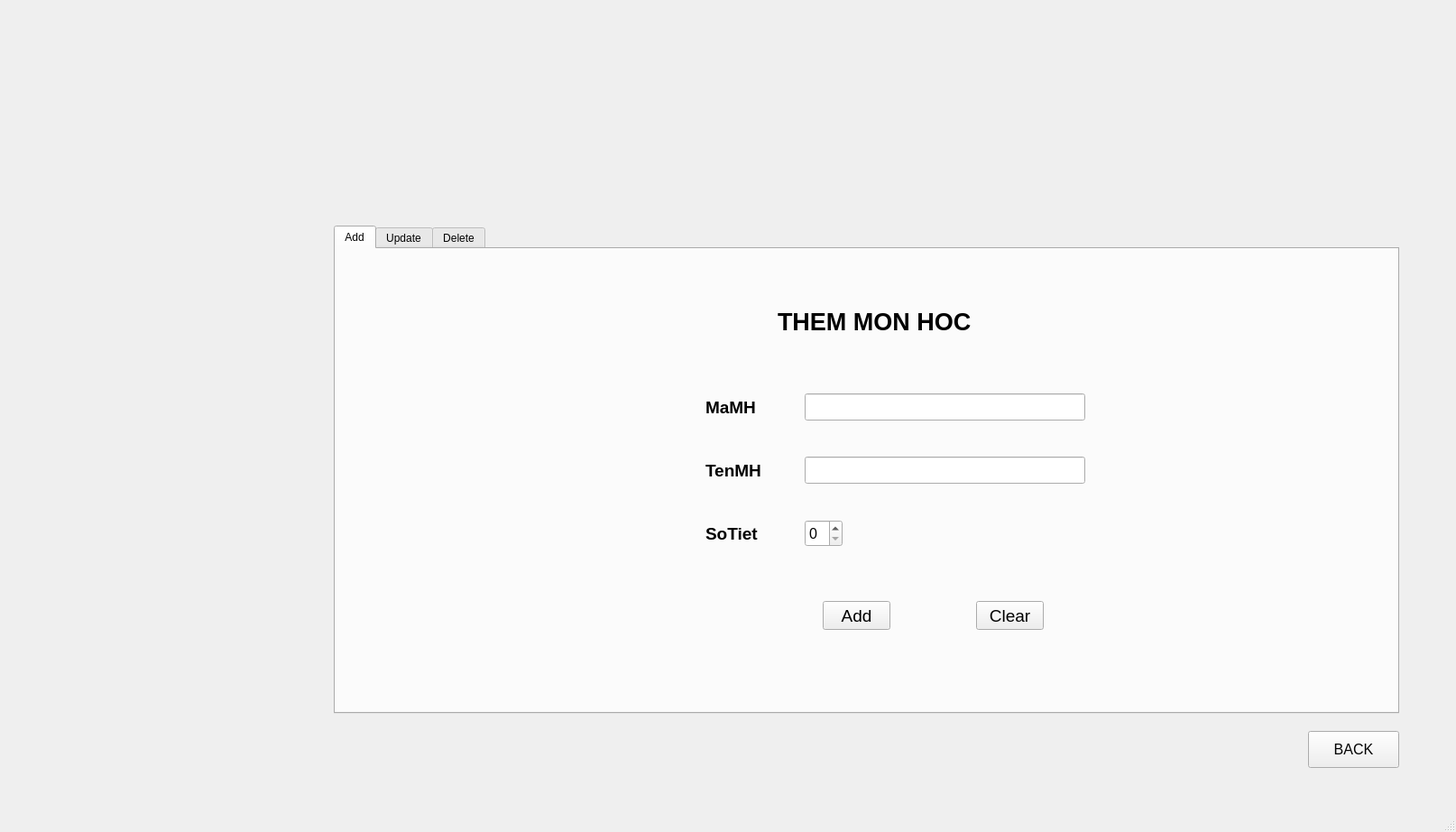
<?xml version="1.0" encoding="UTF-8"?>
<ui version="4.0">
 <class>MainWindow</class>
 <widget class="QMainWindow" name="MainWindow">
  <property name="geometry">
   <rect>
    <x>0</x>
    <y>0</y>
    <width>1614</width>
    <height>922</height>
   </rect>
  </property>
  <property name="windowTitle">
   <string>MainWindow</string>
  </property>
  <widget class="QWidget" name="centralwidget">
   <widget class="QTabWidget" name="tab">
    <property name="enabled">
     <bool>true</bool>
    </property>
    <property name="geometry">
     <rect>
      <x>370</x>
      <y>250</y>
      <width>1181</width>
      <height>541</height>
     </rect>
    </property>
    <property name="sizePolicy">
     <sizepolicy hsizetype="Maximum" vsizetype="Maximum">
      <horstretch>0</horstretch>
      <verstretch>0</verstretch>
     </sizepolicy>
    </property>
    <property name="minimumSize">
     <size>
      <width>20</width>
      <height>20</height>
     </size>
    </property>
    <property name="baseSize">
     <size>
      <width>1000</width>
      <height>1000</height>
     </size>
    </property>
    <property name="tabPosition">
     <enum>QTabWidget::North</enum>
    </property>
    <property name="tabShape">
     <enum>QTabWidget::Rounded</enum>
    </property>
    <property name="currentIndex">
     <number>0</number>
    </property>
    <widget class="QWidget" name="Add">
     <attribute name="title">
      <string>Add</string>
     </attribute>
     <widget class="QLineEdit" name="QLineAMaMH">
      <property name="geometry">
       <rect>
        <x>520</x>
        <y>160</y>
        <width>311</width>
        <height>30</height>
       </rect>
      </property>
      <property name="font">
       <font>
        <pointsize>14</pointsize>
       </font>
      </property>
     </widget>
     <widget class="QLineEdit" name="QLineATenMH">
      <property name="geometry">
       <rect>
        <x>520</x>
        <y>230</y>
        <width>311</width>
        <height>30</height>
       </rect>
      </property>
      <property name="font">
       <font>
        <pointsize>14</pointsize>
       </font>
      </property>
     </widget>
     <widget class="QPushButton" name="QButtonAAdd">
      <property name="geometry">
       <rect>
        <x>540</x>
        <y>390</y>
        <width>75</width>
        <height>32</height>
       </rect>
      </property>
      <property name="font">
       <font>
        <pointsize>14</pointsize>
       </font>
      </property>
      <property name="text">
       <string>Add</string>
      </property>
     </widget>
     <widget class="QPushButton" name="QButtonAClear">
      <property name="geometry">
       <rect>
        <x>710</x>
        <y>390</y>
        <width>75</width>
        <height>32</height>
       </rect>
      </property>
      <property name="font">
       <font>
        <pointsize>14</pointsize>
       </font>
      </property>
      <property name="text">
       <string>Clear</string>
      </property>
     </widget>
     <widget class="QSpinBox" name="QBoxASoTiet">
      <property name="geometry">
       <rect>
        <x>520</x>
        <y>300</y>
        <width>42</width>
        <height>30</height>
       </rect>
      </property>
      <property name="font">
       <font>
        <pointsize>12</pointsize>
       </font>
      </property>
     </widget>
     <widget class="QLabel" name="label_5">
      <property name="geometry">
       <rect>
        <x>410</x>
        <y>160</y>
        <width>100</width>
        <height>30</height>
       </rect>
      </property>
      <property name="font">
       <font>
        <pointsize>14</pointsize>
        <weight>75</weight>
        <bold>true</bold>
       </font>
      </property>
      <property name="text">
       <string>MaMH</string>
      </property>
     </widget>
     <widget class="QLabel" name="label_7">
      <property name="geometry">
       <rect>
        <x>410</x>
        <y>230</y>
        <width>100</width>
        <height>30</height>
       </rect>
      </property>
      <property name="font">
       <font>
        <pointsize>14</pointsize>
        <weight>75</weight>
        <bold>true</bold>
       </font>
      </property>
      <property name="text">
       <string>TenMH</string>
      </property>
     </widget>
     <widget class="QLabel" name="label_8">
      <property name="geometry">
       <rect>
        <x>410</x>
        <y>300</y>
        <width>100</width>
        <height>30</height>
       </rect>
      </property>
      <property name="font">
       <font>
        <pointsize>14</pointsize>
        <weight>75</weight>
        <bold>true</bold>
       </font>
      </property>
      <property name="text">
       <string>SoTiet</string>
      </property>
     </widget>
     <widget class="QLabel" name="label_9">
      <property name="geometry">
       <rect>
        <x>490</x>
        <y>60</y>
        <width>271</width>
        <height>41</height>
       </rect>
      </property>
      <property name="font">
       <font>
        <pointsize>20</pointsize>
        <weight>75</weight>
        <bold>true</bold>
       </font>
      </property>
      <property name="text">
       <string>THEM MON HOC</string>
      </property>
     </widget>
    </widget>
    <widget class="QWidget" name="Update">
     <attribute name="title">
      <string>Update</string>
     </attribute>
     <widget class="QPushButton" name="QButtonUUpdate">
      <property name="geometry">
       <rect>
        <x>320</x>
        <y>340</y>
        <width>80</width>
        <height>30</height>
       </rect>
      </property>
      <property name="font">
       <font>
        <pointsize>12</pointsize>
       </font>
      </property>
      <property name="text">
       <string>Update</string>
      </property>
     </widget>
     <widget class="QPushButton" name="QButtonUClear">
      <property name="geometry">
       <rect>
        <x>430</x>
        <y>340</y>
        <width>80</width>
        <height>30</height>
       </rect>
      </property>
      <property name="font">
       <font>
        <pointsize>12</pointsize>
       </font>
      </property>
      <property name="text">
       <string>Clear</string>
      </property>
     </widget>
     <widget class="QTableWidget" name="QTableUpdate">
      <property name="enabled">
       <bool>true</bool>
      </property>
      <property name="geometry">
       <rect>
        <x>665</x>
        <y>140</y>
        <width>401</width>
        <height>291</height>
       </rect>
      </property>
      <property name="minimumSize">
       <size>
        <width>10</width>
        <height>20</height>
       </size>
      </property>
      <property name="layoutDirection">
       <enum>Qt::LeftToRight</enum>
      </property>
      <property name="autoScrollMargin">
       <number>16</number>
      </property>
      <property name="editTriggers">
       <set>QAbstractItemView::AnyKeyPressed|QAbstractItemView::CurrentChanged|QAbstractItemView::DoubleClicked|QAbstractItemView::EditKeyPressed</set>
      </property>
      <property name="dragEnabled">
       <bool>true</bool>
      </property>
      <property name="dragDropOverwriteMode">
       <bool>false</bool>
      </property>
      <property name="dragDropMode">
       <enum>QAbstractItemView::DragOnly</enum>
      </property>
      <property name="verticalScrollMode">
       <enum>QAbstractItemView::ScrollPerPixel</enum>
      </property>
      <property name="horizontalScrollMode">
       <enum>QAbstractItemView::ScrollPerPixel</enum>
      </property>
      <property name="gridStyle">
       <enum>Qt::CustomDashLine</enum>
      </property>
      <attribute name="horizontalHeaderDefaultSectionSize">
       <number>85</number>
      </attribute>
      <attribute name="horizontalHeaderMinimumSectionSize">
       <number>24</number>
      </attribute>
      <attribute name="verticalHeaderDefaultSectionSize">
       <number>1</number>
      </attribute>
      <column>
       <property name="text">
        <string>MaMH</string>
       </property>
       <property name="font">
        <font>
         <pointsize>14</pointsize>
         <weight>75</weight>
         <bold>true</bold>
        </font>
       </property>
      </column>
      <column>
       <property name="text">
        <string>TenMH</string>
       </property>
       <property name="font">
        <font>
         <pointsize>14</pointsize>
         <weight>75</weight>
         <bold>true</bold>
        </font>
       </property>
      </column>
      <column>
       <property name="text">
        <string>SoTiet</string>
       </property>
       <property name="font">
        <font>
         <pointsize>14</pointsize>
         <weight>75</weight>
         <bold>true</bold>
        </font>
       </property>
      </column>
     </widget>
     <widget class="QLabel" name="label">
      <property name="geometry">
       <rect>
        <x>800</x>
        <y>90</y>
        <width>161</width>
        <height>20</height>
       </rect>
      </property>
      <property name="font">
       <font>
        <pointsize>12</pointsize>
        <weight>75</weight>
        <bold>true</bold>
       </font>
      </property>
      <property name="layoutDirection">
       <enum>Qt::LeftToRight</enum>
      </property>
      <property name="text">
       <string>SUGGEST</string>
      </property>
     </widget>
     <widget class="QLabel" name="label_2">
      <property name="geometry">
       <rect>
        <x>330</x>
        <y>110</y>
        <width>291</width>
        <height>25</height>
       </rect>
      </property>
      <property name="font">
       <font>
        <pointsize>14</pointsize>
        <weight>75</weight>
        <bold>true</bold>
       </font>
      </property>
      <property name="text">
       <string>Press Enter For Suggest</string>
      </property>
     </widget>
     <widget class="QLineEdit" name="QLineUMaMH">
      <property name="geometry">
       <rect>
        <x>300</x>
        <y>170</y>
        <width>311</width>
        <height>25</height>
       </rect>
      </property>
      <property name="font">
       <font>
        <pointsize>12</pointsize>
       </font>
      </property>
     </widget>
     <widget class="QLineEdit" name="QLineUTenMH">
      <property name="geometry">
       <rect>
        <x>300</x>
        <y>220</y>
        <width>311</width>
        <height>25</height>
       </rect>
      </property>
      <property name="font">
       <font>
        <pointsize>12</pointsize>
       </font>
      </property>
     </widget>
     <widget class="QLabel" name="label_18">
      <property name="geometry">
       <rect>
        <x>180</x>
        <y>170</y>
        <width>85</width>
        <height>25</height>
       </rect>
      </property>
      <property name="font">
       <font>
        <pointsize>14</pointsize>
        <weight>75</weight>
        <bold>true</bold>
       </font>
      </property>
      <property name="text">
       <string>MaMH</string>
      </property>
     </widget>
     <widget class="QLabel" name="label_19">
      <property name="geometry">
       <rect>
        <x>180</x>
        <y>220</y>
        <width>85</width>
        <height>25</height>
       </rect>
      </property>
      <property name="font">
       <font>
        <pointsize>14</pointsize>
        <weight>75</weight>
        <bold>true</bold>
       </font>
      </property>
      <property name="text">
       <string>TenMH</string>
      </property>
     </widget>
     <widget class="QLabel" name="label_20">
      <property name="geometry">
       <rect>
        <x>180</x>
        <y>270</y>
        <width>85</width>
        <height>25</height>
       </rect>
      </property>
      <property name="font">
       <font>
        <pointsize>14</pointsize>
        <weight>75</weight>
        <bold>true</bold>
       </font>
      </property>
      <property name="text">
       <string>SoTiet</string>
      </property>
     </widget>
     <widget class="QSpinBox" name="QBoxUSoTiet">
      <property name="geometry">
       <rect>
        <x>300</x>
        <y>270</y>
        <width>42</width>
        <height>25</height>
       </rect>
      </property>
      <property name="font">
       <font>
        <pointsize>11</pointsize>
       </font>
      </property>
     </widget>
    </widget>
    <widget class="QWidget" name="Delete">
     <attribute name="title">
      <string>Delete</string>
     </attribute>
     <widget class="QPushButton" name="QButtonDClear">
      <property name="geometry">
       <rect>
        <x>920</x>
        <y>130</y>
        <width>80</width>
        <height>30</height>
       </rect>
      </property>
      <property name="font">
       <font>
        <pointsize>12</pointsize>
       </font>
      </property>
      <property name="text">
       <string>Clear</string>
      </property>
     </widget>
     <widget class="QPushButton" name="QButtonDDelete">
      <property name="geometry">
       <rect>
        <x>920</x>
        <y>90</y>
        <width>80</width>
        <height>30</height>
       </rect>
      </property>
      <property name="font">
       <font>
        <pointsize>12</pointsize>
       </font>
      </property>
      <property name="text">
       <string>Delete</string>
      </property>
     </widget>
     <widget class="QLabel" name="label_4">
      <property name="geometry">
       <rect>
        <x>480</x>
        <y>40</y>
        <width>281</width>
        <height>31</height>
       </rect>
      </property>
      <property name="font">
       <font>
        <pointsize>14</pointsize>
        <weight>75</weight>
        <bold>true</bold>
       </font>
      </property>
      <property name="text">
       <string>Press Enter For Suggest</string>
      </property>
     </widget>
     <widget class="QTableWidget" name="QTableDelete">
      <property name="enabled">
       <bool>true</bool>
      </property>
      <property name="geometry">
       <rect>
        <x>420</x>
        <y>120</y>
        <width>381</width>
        <height>351</height>
       </rect>
      </property>
      <property name="minimumSize">
       <size>
        <width>10</width>
        <height>20</height>
       </size>
      </property>
      <property name="font">
       <font>
        <weight>75</weight>
        <bold>true</bold>
        <stylestrategy>PreferAntialias</stylestrategy>
       </font>
      </property>
      <property name="layoutDirection">
       <enum>Qt::LeftToRight</enum>
      </property>
      <property name="autoScrollMargin">
       <number>16</number>
      </property>
      <attribute name="horizontalHeaderDefaultSectionSize">
       <number>101</number>
      </attribute>
      <attribute name="horizontalHeaderMinimumSectionSize">
       <number>24</number>
      </attribute>
      <attribute name="verticalHeaderDefaultSectionSize">
       <number>1</number>
      </attribute>
      <column>
       <property name="text">
        <string>MaMH</string>
       </property>
       <property name="font">
        <font>
         <pointsize>14</pointsize>
         <weight>75</weight>
         <bold>true</bold>
        </font>
       </property>
      </column>
      <column>
       <property name="text">
        <string>TenMH</string>
       </property>
       <property name="font">
        <font>
         <pointsize>14</pointsize>
         <weight>75</weight>
         <bold>true</bold>
        </font>
       </property>
      </column>
      <column>
       <property name="text">
        <string>SoTiet</string>
       </property>
       <property name="font">
        <font>
         <pointsize>14</pointsize>
         <weight>75</weight>
         <bold>true</bold>
        </font>
       </property>
      </column>
     </widget>
     <widget class="QLabel" name="label_3">
      <property name="geometry">
       <rect>
        <x>560</x>
        <y>90</y>
        <width>141</width>
        <height>25</height>
       </rect>
      </property>
      <property name="font">
       <font>
        <pointsize>12</pointsize>
        <weight>75</weight>
        <bold>true</bold>
       </font>
      </property>
      <property name="text">
       <string>TEN MON HOC</string>
      </property>
     </widget>
     <widget class="QLabel" name="label_6">
      <property name="geometry">
       <rect>
        <x>230</x>
        <y>90</y>
        <width>141</width>
        <height>25</height>
       </rect>
      </property>
      <property name="font">
       <font>
        <pointsize>12</pointsize>
        <weight>75</weight>
        <bold>true</bold>
       </font>
      </property>
      <property name="text">
       <string>MA MON HOC</string>
      </property>
     </widget>
     <widget class="QLineEdit" name="QLineDMaMH">
      <property name="geometry">
       <rect>
        <x>380</x>
        <y>90</y>
        <width>161</width>
        <height>25</height>
       </rect>
      </property>
      <property name="font">
       <font>
        <pointsize>12</pointsize>
       </font>
      </property>
      <property name="placeholderText">
       <string>Ma Mon Hoc</string>
      </property>
     </widget>
     <widget class="QLineEdit" name="QLineDTenMH">
      <property name="geometry">
       <rect>
        <x>720</x>
        <y>90</y>
        <width>151</width>
        <height>25</height>
       </rect>
      </property>
      <property name="font">
       <font>
        <pointsize>12</pointsize>
       </font>
      </property>
      <property name="dragEnabled">
       <bool>false</bool>
      </property>
      <property name="readOnly">
       <bool>false</bool>
      </property>
      <property name="placeholderText">
       <string>Ten Mon Hoc</string>
      </property>
      <property name="cursorMoveStyle">
       <enum>Qt::LogicalMoveStyle</enum>
      </property>
     </widget>
     <zorder>QButtonDClear</zorder>
     <zorder>QButtonDDelete</zorder>
     <zorder>label_4</zorder>
     <zorder>label_3</zorder>
     <zorder>label_6</zorder>
     <zorder>QLineDMaMH</zorder>
     <zorder>QLineDTenMH</zorder>
     <zorder>QTableDelete</zorder>
    </widget>
   </widget>
   <widget class="QPushButton" name="QButtonBack">
    <property name="geometry">
     <rect>
      <x>1450</x>
      <y>810</y>
      <width>101</width>
      <height>41</height>
     </rect>
    </property>
    <property name="font">
     <font>
      <pointsize>12</pointsize>
     </font>
    </property>
    <property name="text">
     <string>BACK</string>
    </property>
   </widget>
  </widget>
  <widget class="QMenuBar" name="menubar">
   <property name="geometry">
    <rect>
     <x>0</x>
     <y>0</y>
     <width>1614</width>
     <height>26</height>
    </rect>
   </property>
  </widget>
  <widget class="QStatusBar" name="statusbar"/>
 </widget>
 <tabstops>
  <tabstop>QButtonUClear</tabstop>
  <tabstop>QTableUpdate</tabstop>
  <tabstop>QLineUMaMH</tabstop>
  <tabstop>QLineUTenMH</tabstop>
  <tabstop>QButtonDClear</tabstop>
  <tabstop>QBoxUSoTiet</tabstop>
  <tabstop>QButtonDDelete</tabstop>
  <tabstop>QTableDelete</tabstop>
  <tabstop>QLineDMaMH</tabstop>
  <tabstop>QLineDTenMH</tabstop>
  <tabstop>QButtonUUpdate</tabstop>
  <tabstop>QLineAMaMH</tabstop>
  <tabstop>QLineATenMH</tabstop>
  <tabstop>QButtonAAdd</tabstop>
  <tabstop>QButtonAClear</tabstop>
  <tabstop>QBoxASoTiet</tabstop>
  <tabstop>tab</tabstop>
 </tabstops>
 <resources/>
 <connections/>
</ui>
